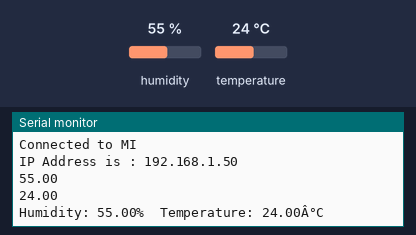
This sketch was run on a simulated ESP8266 (NodeMCU). Parts: the last lines printed to the serial monitor. The inputs (shaded band) are chosen by the test bench; at power-on: humidity 55 %, temperature 24 °C. WiFi joins after 1.5 s; servers stay silent unless stated.

Above: at 3.7 s.
3.8 s: humidity set to 22 %
At 7.7 s:
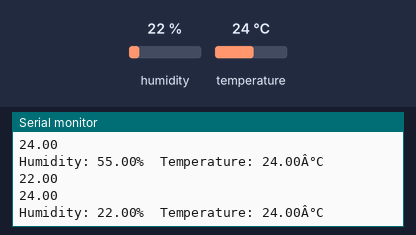
9.0 s: temperature set to 12 °C
At 11.9 s:
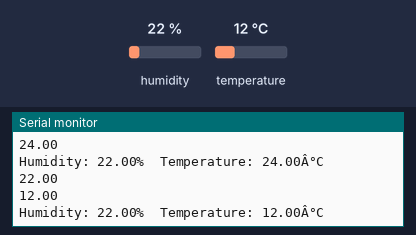
14.2 s: humidity set to 40 %
At 16.0 s:
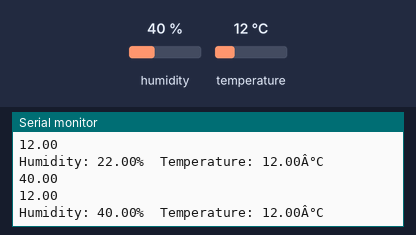
Timing chart, 0 to 17.5 s (numbered marks = the images above; inputs shaded):
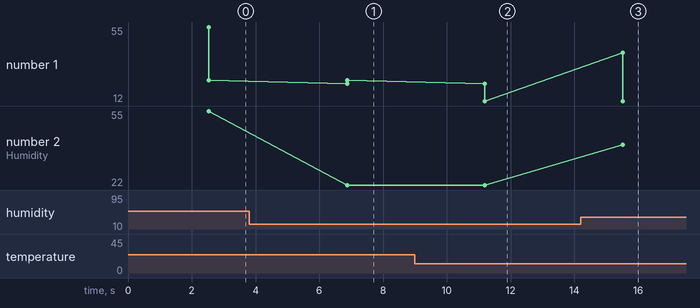

The sketch:

SensorDataToFirebase.ino
```cpp
#include <FirebaseArduino.h>                                                //Libraries needed
#include <ESP8266WiFi.h>
#include <DHT.h>
#define FIREBASE_HOST "covid19-6157f.firebaseio.com"                 // the project name address from firebase id
#define FIREBASE_AUTH "OxePjl6f7oEAfOkrbetxVv29FCJY83FMBtPf4BJp"            // the secret key generated from firebase
#define WIFI_SSID "MI"                                                   // input your home or public wifi name
#define WIFI_PASSWORD "12345678"                                            //password of wifi ssid
#define DHTPIN D4                                                           // what digital pin we're connected to
#define DHTTYPE DHT11                                                       // select dht type as DHT 11 or DHT22
DHT dht(DHTPIN, DHTTYPE);
void setup()
{
  Serial.begin(9600);
  delay(1000);
  WiFi.begin(WIFI_SSID, WIFI_PASSWORD);                                     //try to connect with wifi
  Serial.print("Connecting to ");
  Serial.print(WIFI_SSID);
  while (WiFi.status() != WL_CONNECTED)
  {
    Serial.print(".");
    delay(500);
  }
  Serial.println();
  Serial.print("Connected to ");
  Serial.println(WIFI_SSID);
  Serial.print("IP Address is : ");
  Serial.println(WiFi.localIP());                                            //print local IP address
  Firebase.begin(FIREBASE_HOST, FIREBASE_AUTH);                              // connect to firebase
  dht.begin();                                                               //Start reading dht sensor
}

void loop()
{
  //Code for AM2302 or DHT22 or DHT11
  float h = dht.readHumidity();                                              // Reading humidity
   float t = dht.readTemperature();                                          // Read temperature as Celsius (the default)
   Serial.print(h);                                                          //Printing initial values of temperature and
   Serial.print("\n");                                                       //temperature
   Serial.println(t);
  if (isnan(h) || isnan(t))
  {                                                                          // Check if any reads failed and exit early
                                                                             //(to try again).
    Serial.println(F("Failed to read from DHT sensor!"));
    return;
 }
  Serial.print("Humidity: ");  Serial.print(h);
  String fireHumid = String(h) + String("%");                                //convert integer humidity to string humidity
  Serial.print("%  Temperature: ");  Serial.print(t);  Serial.println("Â°C ");
  String fireTemp = String(t) + String("Â°C");                               //convert integer temperature to string temperature
  delay(4000);

  Firebase.pushString("/DHT11/Humidity", fireHumid);                                  //setup path and send readings
  Firebase.pushString("/DHT11/Temperature", fireTemp);                                //setup path and send readings

}
```

Measured:
- after the input at 3.8 s, the serial monitor: prints a new line after 3.1 s (image 1)
- after the input at 9.0 s, the serial monitor: prints a new line after 2.2 s (image 2)
- after the input at 14.2 s, the serial monitor: prints a new line after 1.3 s (image 3)
- plotted number 1: 24 → 12 after the input at 9.0 s
- plotted number 2: 55 → 22 after the input at 3.8 s, 22 → 40 after the input at 14.2 s
